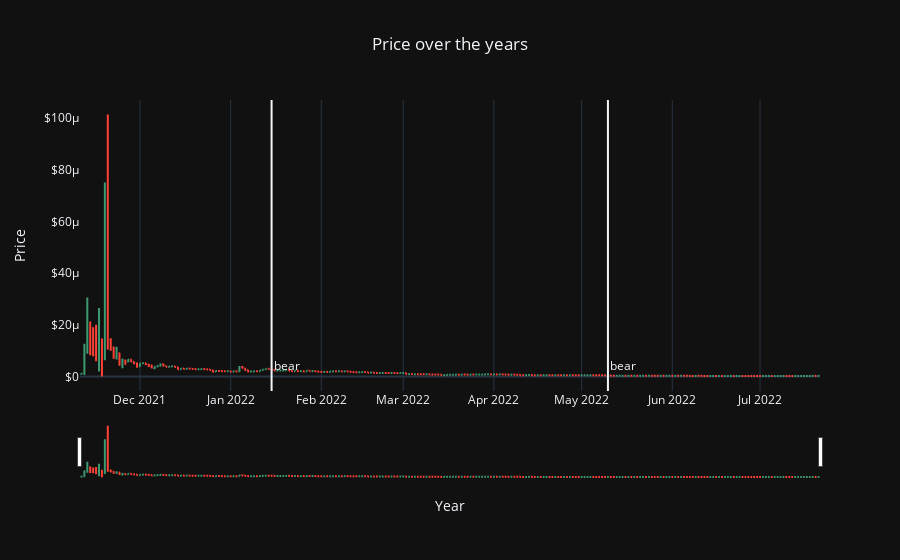

Notebook cell for this chart:
### Markdown cell above
### Meta

### Code cell
#Bear from 2022-01-15 (-31.36%) to 2022-01-11 (33.3%)
#Bear from 2022-05-10 (-28.4%) to present

raw_data=pd.read_csv('Meta.csv')
raw_data.Date = pd.to_datetime(raw_data.Date)
raw_data["prevClose"] = raw_data.Close.shift(1)
raw_data['change'] = raw_data[['Open','prevClose']].pct_change(axis=1)['prevClose']
result = raw_data.loc[abs(raw_data['change']) > 0.20]
result.loc[:,('change')] = result.loc[:,('change')].multiply(100).round(2).astype(str) + "%"

def date_format(df):
    if isinstance(df, pd.DataFrame):
        if 'Date' in df.columns:
            df.Date = pd.to_datetime(df.Date)
            df[['Year','Month','Day']] = df.Date.apply(lambda x: pd.Series(x.strftime("%Y-%m-%d").split("-")))
    else:
        print("Invalid entry")
    return df
data=date_format(raw_data)
data['Close']=data['Close'].astype(float)
data['Open']=data['Open'].astype(float)
data['High']=data['High'].astype(float)
data['Low']=data['Low'].astype(float)
data['Year']=data['Year'].astype(int)
data['Month']=data['Month'].astype(int)
data['Day']=data['Day'].astype(int)

fig = go.Figure(data=go.Ohlc(x=data['Date'],
                open=data['Open'],
                high=data['High'],
                low=data['Low'],
                close=data['Close']))

fig.update_layout(template='plotly_dark',
    title='Price over the years',
    xaxis_title="Year",
    yaxis_title='Price',title_x=0.5,
    shapes = [dict(x0='2022-01-15', x1='2022-01-15', y0=0, y1=1, xref='x', yref='paper',line_width=2),
             dict(x0='2022-05-10', x1='2022-05-10', y0=0, y1=1, xref='x', yref='paper',line_width=2)],
    annotations=[dict(x='2022-01-15', y=0.05, xref='x', yref='paper',showarrow=False, xanchor='left', text='bear'),
               dict(x='2022-05-10', y=0.05, xref='x', yref='paper',showarrow=False, xanchor='left', text='bear')]
)

fig.update_yaxes( # the y-axis is in dollars
    tickprefix="$", showgrid=False
)

fig.update_xaxes(
     showgrid=True
)

fig.show()

### Figure 1 — Plotly figure (JSON) as saved in the notebook; plotly's stock layout.template omitted (floating-point values rounded to 4 significant figures; data arrays with more than 128 entries replaced by an {"elided": "..."} marker saying what was removed)
{"data": [{"close": {"elided": "253 float values"}, "high": {"elided": "253 float values"}, "low": {"elided": "253 float values"}, "open": {"elided": "253 float values"}, "type": "ohlc", "x": {"elided": "253 str values"}}], "layout": {"annotations": [{"showarrow": false, "text": "bear", "x": "2022-01-15", "xanchor": "left", "xref": "x", "y": 0.05, "yref": "paper"}, {"showarrow": false, "text": "bear", "x": "2022-05-10", "xanchor": "left", "xref": "x", "y": 0.05, "yref": "paper"}], "shapes": [{"line": {"width": 2}, "x0": "2022-01-15", "x1": "2022-01-15", "xref": "x", "y0": 0, "y1": 1, "yref": "paper"}, {"line": {"width": 2}, "x0": "2022-05-10", "x1": "2022-05-10", "xref": "x", "y0": 0, "y1": 1, "yref": "paper"}], "title": {"text": "Price over the years", "x": 0.5}, "xaxis": {"showgrid": true, "title": {"text": "Year"}}, "yaxis": {"showgrid": false, "tickprefix": "$", "title": {"text": "Price"}}}}
